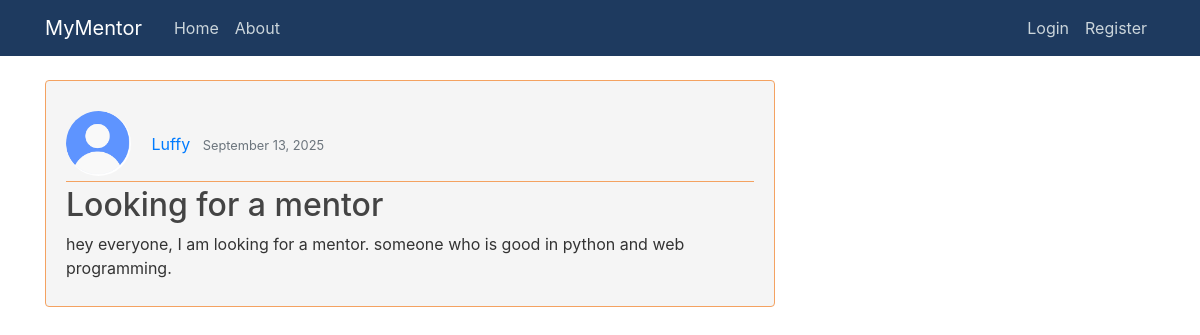
The app's page /home/post/3/ with its own data.
### blog/models.py (models this page shows, shortened)
class Post(models.Model):
    title = models.CharField(max_length=100)
    content = models.TextField()
    date_posted = models.DateTimeField(default=timezone.now)
    author = models.ForeignKey(User, on_delete=models.CASCADE)

### users/models.py (models this page shows, shortened)
class Profile(models.Model):
    user = models.OneToOneField(User, on_delete=models.CASCADE)
    image = models.ImageField(default='default.jpg', upload_to='profile_pics')

### blog/views.py (the view)
# urls.py: path('post/<int:pk>/', PostDetailView.as_view(), name='post-detail'),
class PostDetailView(DetailView):
    model = Post

### blog/templates/blog/post_detail.html (shortened to what this page needs)
{% extends 'blog/base.html' %}
{% block content %}
    <article class="media content-section">
        <div class="media-body">
            <div class="article-metadata">
                <img class="rounded-circle article-img" src="{{ post.author.profile.image.url }}" width="30" height="30">
                <a class="mr-2" href="#">{{ object.author }}</a>
                <small class="text-muted">{{ object.date_posted|date:"F d, Y" }}</small>
            </div>
            <h2 class="article-title">{{ object.title }}</h2>
            <p class="article-content">{{ object.content }}</p>
        </div>
    </article>
{% endblock content %}

### blog/static/blog/main.css (style rules this page uses)
body { background: #ffffff; color: #333333; margin-top: 5rem; }
h1, h2, h3, h4, h5, h6 { color: #444444; }
.content-section { background: #F5F5F5; padding: 10px 20px; border: 1px solid #dddddd; border-radius: 4px; border-color: #F4A261; margin-bottom: 20px; }
.article-title { color: #444444; }
.article-content { white-space: pre-line; }
.article-img { height: 65px; width: 65px; margin-right: 16px; margin-bottom: 4px; }
.article-metadata { padding-bottom: 1px; margin-bottom: 4px; border-bottom: 1px solid #F4A261 }
.media { display: flex; align-items: center; gap: 10px; }
.media-body { padding-top: 20px; position: sticky; min-width: 0; }

### records on screen
Post: author.profile.image (placeholder picture), author "Luffy", date_posted "September 13, 2025", title "Looking for a mentor", content "hey everyone, I am looking for a mentor. someone who is good in python and web programming."
